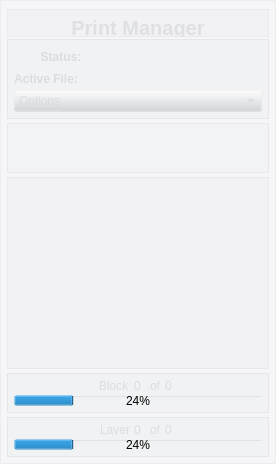
          <widget class="QFrame" name="frame_9">
           <property name="minimumSize">
            <size>
             <width>0</width>
             <height>360</height>
            </size>
           </property>
           <property name="styleSheet">
            <string notr="true">background: rgba(212,215,217,30);
</string>
           </property>
           <property name="frameShape">
            <enum>QFrame::StyledPanel</enum>
           </property>
           <property name="frameShadow">
            <enum>QFrame::Raised</enum>
           </property>
           <layout class="QVBoxLayout" name="verticalLayout_14">
            <property name="spacing">
             <number>4</number>
            </property>
            <property name="leftMargin">
             <number>6</number>
            </property>
            <property name="topMargin">
             <number>6</number>
            </property>
            <property name="rightMargin">
             <number>6</number>
            </property>
            <property name="bottomMargin">
             <number>6</number>
            </property>
            <item>
             <widget class="QFrame" name="frame_39">
              <property name="minimumSize">
               <size>
                <width>0</width>
                <height>28</height>
               </size>
              </property>
              <property name="maximumSize">
               <size>
                <width>16777215</width>
                <height>24</height>
               </size>
              </property>
              <property name="styleSheet">
               <string notr="true">background:rgba(212,215,217,25);
</string>
              </property>
              <property name="frameShape">
               <enum>QFrame::StyledPanel</enum>
              </property>
              <property name="frameShadow">
               <enum>QFrame::Raised</enum>
              </property>
              <layout class="QHBoxLayout" name="horizontalLayout_39">
               <property name="spacing">
                <number>4</number>
               </property>
               <property name="leftMargin">
                <number>6</number>
               </property>
               <property name="topMargin">
                <number>6</number>
               </property>
               <property name="rightMargin">
                <number>6</number>
               </property>
               <property name="bottomMargin">
                <number>6</number>
               </property>
               <item alignment="Qt::AlignHCenter">
                <widget class="QLabel" name="label_70">
                 <property name="minimumSize">
                  <size>
                   <width>150</width>
                   <height>32</height>
                  </size>
                 </property>
                 <property name="maximumSize">
                  <size>
                   <width>555</width>
                   <height>16777215</height>
                  </size>
                 </property>
                 <property name="font">
                  <font>
                   <pointsize>15</pointsize>
                   <weight>75</weight>
                   <bold>true</bold>
                  </font>
                 </property>
                 <property name="styleSheet">
                  <string notr="true">background:none;
color: rgba(212,215,217,180)</string>
                 </property>
                 <property name="inputMethodHints">
                  <set>Qt::ImhNoEditMenu</set>
                 </property>
                 <property name="text">
                  <string>Print Manager</string>
                 </property>
                 <property name="alignment">
                  <set>Qt::AlignHCenter|Qt::AlignTop</set>
                 </property>
                </widget>
               </item>
              </layout>
             </widget>
            </item>
            <item>
             <widget class="QFrame" name="frame_10">
              <property name="sizePolicy">
               <sizepolicy hsizetype="Preferred" vsizetype="Minimum">
                <horstretch>0</horstretch>
                <verstretch>0</verstretch>
               </sizepolicy>
              </property>
              <property name="minimumSize">
               <size>
                <width>0</width>
                <height>80</height>
               </size>
              </property>
              <property name="maximumSize">
               <size>
                <width>16777215</width>
                <height>100</height>
               </size>
              </property>
              <property name="baseSize">
               <size>
                <width>0</width>
                <height>70</height>
               </size>
              </property>
              <property name="styleSheet">
               <string notr="true">background: rgba(212,215,217,40)</string>
              </property>
              <property name="frameShape">
               <enum>QFrame::StyledPanel</enum>
              </property>
              <property name="frameShadow">
               <enum>QFrame::Raised</enum>
              </property>
              <layout class="QVBoxLayout" name="verticalLayout_9">
               <property name="spacing">
                <number>4</number>
               </property>
               <property name="leftMargin">
                <number>6</number>
               </property>
               <property name="topMargin">
                <number>6</number>
               </property>
               <property name="rightMargin">
                <number>6</number>
               </property>
               <property name="bottomMargin">
                <number>6</number>
               </property>
               <item>
                <layout class="QHBoxLayout" name="horizontalLayout_28">
                 <property name="spacing">
                  <number>0</number>
                 </property>
                 <item>
                  <widget class="QPushButton" name="pushButton_13">
                   <property name="maximumSize">
                    <size>
                     <width>20</width>
                     <height>16777215</height>
                    </size>
                   </property>
                   <property name="styleSheet">
                    <string notr="true">background:none;</string>
                   </property>
                   <property name="text">
                    <string/>
                   </property>
                   <property name="icon">
                    <iconset resource="icons.qrc">
                     <normaloff>:/icons/icons/redbutton.png</normaloff>:/icons/icons/redbutton.png</iconset>
                   </property>
                   <property name="flat">
                    <bool>true</bool>
                   </property>
                  </widget>
                 </item>
                 <item>
                  <widget class="QLabel" name="label_4">
                   <property name="font">
                    <font>
                     <weight>75</weight>
                     <bold>true</bold>
                    </font>
                   </property>
                   <property name="styleSheet">
                    <string notr="true">background: none;
color: rgba(212,215,217,200)</string>
                   </property>
                   <property name="text">
                    <string>  Status:</string>
                   </property>
                  </widget>
                 </item>
                 <item>
                  <widget class="QLabel" name="label_5">
                   <property name="styleSheet">
                    <string notr="true">background: none;
color: rgba(212,215,217,200)</string>
                   </property>
                   <property name="text">
                    <string/>
                   </property>
                  </widget>
                 </item>
                </layout>
               </item>
               <item>
                <layout class="QHBoxLayout" name="horizontalLayout_11">
                 <item>
                  <widget class="QLabel" name="label_2">
                   <property name="font">
                    <font>
                     <weight>75</weight>
                     <bold>true</bold>
                    </font>
                   </property>
                   <property name="styleSheet">
                    <string notr="true">background: none;
color: rgba(212,215,217,200)</string>
                   </property>
                   <property name="text">
                    <string>Active File:</string>
                   </property>
                  </widget>
                 </item>
                 <item>
                  <widget class="QLabel" name="label_6">
                   <property name="styleSheet">
                    <string notr="true">background: none;
color: rgba(212,215,217,200)</string>
                   </property>
                   <property name="text">
                    <string/>
                   </property>
                  </widget>
                 </item>
                </layout>
               </item>
               <item>
                <widget class="QComboBox" name="comboBox_7">
                 <property name="styleSheet">
                  <string notr="true">background:rgba(212,215,217,10);
color:rgba(212,215,217,200)</string>
                 </property>
                 <item>
                  <property name="text">
                   <string>Options</string>
                  </property>
                 </item>
                </widget>
               </item>
              </layout>
             </widget>
            </item>
            <item>
             <widget class="QFrame" name="frame_16">
              <property name="minimumSize">
               <size>
                <width>0</width>
                <height>50</height>
               </size>
              </property>
              <property name="maximumSize">
               <size>
                <width>16777215</width>
                <height>65</height>
               </size>
              </property>
              <property name="styleSheet">
               <string notr="true">background: rgba(212,215,217,35)</string>
              </property>
              <property name="frameShape">
               <enum>QFrame::StyledPanel</enum>
              </property>
              <property name="frameShadow">
               <enum>QFrame::Raised</enum>
              </property>
              <layout class="QHBoxLayout" name="horizontalLayout_10">
               <property name="spacing">
                <number>4</number>
               </property>
               <property name="leftMargin">
                <number>6</number>
               </property>
               <property name="topMargin">
                <number>6</number>
               </property>
               <property name="rightMargin">
                <number>6</number>
               </property>
               <property name="bottomMargin">
                <number>6</number>
               </property>
               <item>
                <widget class="QPushButton" name="settings_button_apply_4">
                 <property name="sizePolicy">
                  <sizepolicy hsizetype="Fixed" vsizetype="Fixed">
                   <horstretch>0</horstretch>
                   <verstretch>0</verstretch>
                  </sizepolicy>
                 </property>
                 <property name="minimumSize">
                  <size>
                   <width>32</width>
                   <height>32</height>
                  </size>
                 </property>
                 <property name="font">
                  <font>
                   <pointsize>14</pointsize>
                  </font>
                 </property>
                 <property name="styleSheet">
                  <string notr="true">background: rgba(0,0,0,0);
color: rgb(212,215,217);</string>
                 </property>
                 <property name="text">
                  <string/>
                 </property>
                 <property name="icon">
                  <iconset resource="icons.qrc">
                   <normaloff>:/icons/icons/stop.png</normaloff>:/icons/icons/stop.png</iconset>
                 </property>
                 <property name="iconSize">
                  <size>
                   <width>21</width>
                   <height>36</height>
                  </size>
                 </property>
                 <property name="flat">
                  <bool>true</bool>
                 </property>
                </widget>
               </item>
               <item>
                <widget class="QPushButton" name="settings_button_apply_5">
                 <property name="sizePolicy">
                  <sizepolicy hsizetype="Fixed" vsizetype="Fixed">
                   <horstretch>0</horstretch>
                   <verstretch>0</verstretch>
                  </sizepolicy>
                 </property>
                 <property name="minimumSize">
                  <size>
                   <width>32</width>
                   <height>32</height>
                  </size>
                 </property>
                 <property name="font">
                  <font>
                   <pointsize>14</pointsize>
                  </font>
                 </property>
                 <property name="styleSheet">
                  <string notr="true">background: none;
color: rgb(212,215,217);</string>
                 </property>
                 <property name="text">
                  <string/>
                 </property>
                 <property name="icon">
                  <iconset resource="icons.qrc">
                   <normaloff>:/icons/icons/iosPause.png</normaloff>:/icons/icons/iosPause.png</iconset>
                 </property>
                 <property name="iconSize">
                  <size>
                   <width>21</width>
                   <height>36</height>
                  </size>
                 </property>
                 <property name="flat">
                  <bool>true</bool>
                 </property>
                </widget>
               </item>
               <item>
                <widget class="QPushButton" name="settings_button_apply_3">
                 <property name="sizePolicy">
                  <sizepolicy hsizetype="Fixed" vsizetype="Fixed">
                   <horstretch>0</horstretch>
                   <verstretch>0</verstretch>
                  </sizepolicy>
                 </property>
                 <property name="minimumSize">
                  <size>
                   <width>32</width>
                   <height>32</height>
                  </size>
                 </property>
                 <property name="font">
                  <font>
                   <pointsize>14</pointsize>
                  </font>
                 </property>
                 <property name="styleSheet">
                  <string notr="true">background: rgba(0,0,0,0);
color: rgb(212,215,217);</string>
                 </property>
                 <property name="text">
                  <string/>
                 </property>
                 <property name="icon">
                  <iconset resource="icons.qrc">
                   <normaloff>:/icons/icons/iosSkipforward.png</normaloff>:/icons/icons/iosSkipforward.png</iconset>
                 </property>
                 <property name="iconSize">
                  <size>
                   <width>23</width>
                   <height>36</height>
                  </size>
                 </property>
                 <property name="flat">
                  <bool>true</bool>
                 </property>
                </widget>
               </item>
               <item>
                <widget class="QPushButton" name="settings_button_apply_6">
                 <property name="sizePolicy">
                  <sizepolicy hsizetype="Fixed" vsizetype="Fixed">
                   <horstretch>0</horstretch>
                   <verstretch>0</verstretch>
                  </sizepolicy>
                 </property>
                 <property name="minimumSize">
                  <size>
                   <width>32</width>
                   <height>32</height>
                  </size>
                 </property>
                 <property name="font">
                  <font>
                   <pointsize>14</pointsize>
                  </font>
                 </property>
                 <property name="styleSheet">
                  <string notr="true">background: rgba(0,0,0,0);
color: rgb(212,215,217);</string>
                 </property>
                 <property name="text">
                  <string/>
                 </property>
                 <property name="icon">
                  <iconset resource="icons.qrc">
                   <normaloff>:/icons/icons/iosPlay.png</normaloff>:/icons/icons/iosPlay.png</iconset>
                 </property>
                 <property name="iconSize">
                  <size>
                   <width>18</width>
                   <height>36</height>
                  </size>
                 </property>
                 <property name="flat">
                  <bool>true</bool>
                 </property>
                </widget>
               </item>
              </layout>
             </widget>
            </item>
            <item>
             <widget class="QTextBrowser" name="textBrowser_2">
              <property name="sizePolicy">
               <sizepolicy hsizetype="Preferred" vsizetype="Preferred">
                <horstretch>0</horstretch>
                <verstretch>0</verstretch>
               </sizepolicy>
              </property>
              <property name="maximumSize">
               <size>
                <width>16777215</width>
                <height>500</height>
               </size>
              </property>
             </widget>
            </item>
            <item>
             <widget class="QFrame" name="frame_11">
              <property name="minimumSize">
               <size>
                <width>0</width>
                <height>0</height>
               </size>
              </property>
              <property name="maximumSize">
               <size>
                <width>16777215</width>
                <height>40</height>
               </size>
              </property>
              <property name="baseSize">
               <size>
                <width>0</width>
                <height>41</height>
               </size>
              </property>
              <property name="styleSheet">
               <string notr="true">background: rgba(212,215,217,40);
</string>
              </property>
              <property name="frameShape">
               <enum>QFrame::StyledPanel</enum>
              </property>
              <property name="frameShadow">
               <enum>QFrame::Raised</enum>
              </property>
              <layout class="QVBoxLayout" name="verticalLayout_16">
               <property name="spacing">
                <number>4</number>
               </property>
               <property name="leftMargin">
                <number>6</number>
               </property>
               <property name="topMargin">
                <number>6</number>
               </property>
               <property name="rightMargin">
                <number>6</number>
               </property>
               <property name="bottomMargin">
                <number>6</number>
               </property>
               <item>
                <layout class="QHBoxLayout" name="horizontalLayout_12">
                 <item>
                  <spacer name="horizontalSpacer_11">
                   <property name="orientation">
                    <enum>Qt::Horizontal</enum>
                   </property>
                   <property name="sizeHint" stdset="0">
                    <size>
                     <width>40</width>
                     <height>20</height>
                    </size>
                   </property>
                  </spacer>
                 </item>
                 <item>
                  <widget class="QLabel" name="label_9">
                   <property name="styleSheet">
                    <string notr="true">background: none;
color: rgba(212,215,217,200)</string>
                   </property>
                   <property name="text">
                    <string>Block</string>
                   </property>
                  </widget>
                 </item>
                 <item>
                  <widget class="QLabel" name="label_13">
                   <property name="minimumSize">
                    <size>
                     <width>12</width>
                     <height>0</height>
                    </size>
                   </property>
                   <property name="styleSheet">
                    <string notr="true">background: none;
color: rgba(212,215,217,200)</string>
                   </property>
                   <property name="text">
                    <string>0</string>
                   </property>
                  </widget>
                 </item>
                 <item>
                  <widget class="QLabel" name="label_10">
                   <property name="maximumSize">
                    <size>
                     <width>12</width>
                     <height>16777215</height>
                    </size>
                   </property>
                   <property name="styleSheet">
                    <string notr="true">background: none;
color: rgba(212,215,217,200)</string>
                   </property>
                   <property name="text">
                    <string>of</string>
                   </property>
                  </widget>
                 </item>
                 <item>
                  <widget class="QLabel" name="label_14">
                   <property name="minimumSize">
                    <size>
                     <width>12</width>
                     <height>0</height>
                    </size>
                   </property>
                   <property name="styleSheet">
                    <string notr="true">background: none;
color: rgba(212,215,217,200)</string>
                   </property>
                   <property name="text">
                    <string>0</string>
                   </property>
                  </widget>
                 </item>
                 <item>
                  <spacer name="horizontalSpacer_10">
                   <property name="orientation">
                    <enum>Qt::Horizontal</enum>
                   </property>
                   <property name="sizeHint" stdset="0">
                    <size>
                     <width>40</width>
                     <height>20</height>
                    </size>
                   </property>
                  </spacer>
                 </item>
                </layout>
               </item>
               <item>
                <widget class="QProgressBar" name="progressBar_2">
                 <property name="styleSheet">
                  <string notr="true">background: rgba(0,0,0,0)</string>
                 </property>
                 <property name="value">
                  <number>24</number>
                 </property>
                </widget>
               </item>
              </layout>
             </widget>
            </item>
            <item>
             <widget class="QFrame" name="frame_35">
              <property name="minimumSize">
               <size>
                <width>0</width>
                <height>0</height>
               </size>
              </property>
              <property name="maximumSize">
               <size>
                <width>16777215</width>
                <height>40</height>
               </size>
              </property>
              <property name="baseSize">
               <size>
                <width>0</width>
                <height>41</height>
               </size>
              </property>
              <property name="styleSheet">
               <string notr="true">background: rgba(212,215,217,40);
</string>
              </property>
              <property name="frameShape">
               <enum>QFrame::StyledPanel</enum>
              </property>
              <property name="frameShadow">
               <enum>QFrame::Raised</enum>
              </property>
              <layout class="QVBoxLayout" name="verticalLayout_20">
               <property name="spacing">
                <number>4</number>
               </property>
               <property name="leftMargin">
                <number>6</number>
               </property>
               <property name="topMargin">
                <number>6</number>
               </property>
               <property name="rightMargin">
                <number>6</number>
               </property>
               <property name="bottomMargin">
                <number>6</number>
               </property>
               <item>
                <layout class="QHBoxLayout" name="horizontalLayout_13">
                 <item>
                  <spacer name="horizontalSpacer_12">
                   <property name="orientation">
                    <enum>Qt::Horizontal</enum>
                   </property>
                   <property name="sizeHint" stdset="0">
                    <size>
                     <width>40</width>
                     <height>20</height>
                    </size>
                   </property>
                  </spacer>
                 </item>
                 <item>
                  <widget class="QLabel" name="label_11">
                   <property name="styleSheet">
                    <string notr="true">background: none;
color: rgba(212,215,217,200)</string>
                   </property>
                   <property name="text">
                    <string>Layer</string>
                   </property>
                  </widget>
                 </item>
                 <item>
                  <widget class="QLabel" name="label_18">
                   <property name="minimumSize">
                    <size>
                     <width>12</width>
                     <height>0</height>
                    </size>
                   </property>
                   <property name="styleSheet">
                    <string notr="true">background: none;
color: rgba(212,215,217,200)</string>
                   </property>
                   <property name="text">
                    <string>0</string>
                   </property>
                  </widget>
                 </item>
                 <item>
                  <widget class="QLabel" name="label_12">
                   <property name="maximumSize">
                    <size>
                     <width>12</width>
                     <height>16777215</height>
                    </size>
                   </property>
                   <property name="styleSheet">
                    <string notr="true">background: none;
color: rgba(212,215,217,200)</string>
                   </property>
                   <property name="text">
                    <string>of</string>
                   </property>
                  </widget>
                 </item>
                 <item>
                  <widget class="QLabel" name="label_19">
                   <property name="minimumSize">
                    <size>
                     <width>12</width>
                     <height>0</height>
                    </size>
                   </property>
                   <property name="styleSheet">
                    <string notr="true">background: none;
color: rgba(212,215,217,200)</string>
                   </property>
                   <property name="text">
                    <string>0</string>
                   </property>
                  </widget>
                 </item>
                 <item>
                  <spacer name="horizontalSpacer_13">
                   <property name="orientation">
                    <enum>Qt::Horizontal</enum>
                   </property>
                   <property name="sizeHint" stdset="0">
                    <size>
                     <width>40</width>
                     <height>20</height>
                    </size>
                   </property>
                  </spacer>
                 </item>
                </layout>
               </item>
               <item>
                <widget class="QProgressBar" name="progressBar_3">
                 <property name="styleSheet">
                  <string notr="true">background: rgba(0,0,0,0)</string>
                 </property>
                 <property name="value">
                  <number>24</number>
                 </property>
                </widget>
               </item>
              </layout>
             </widget>
            </item>
           </layout>
          </widget>
